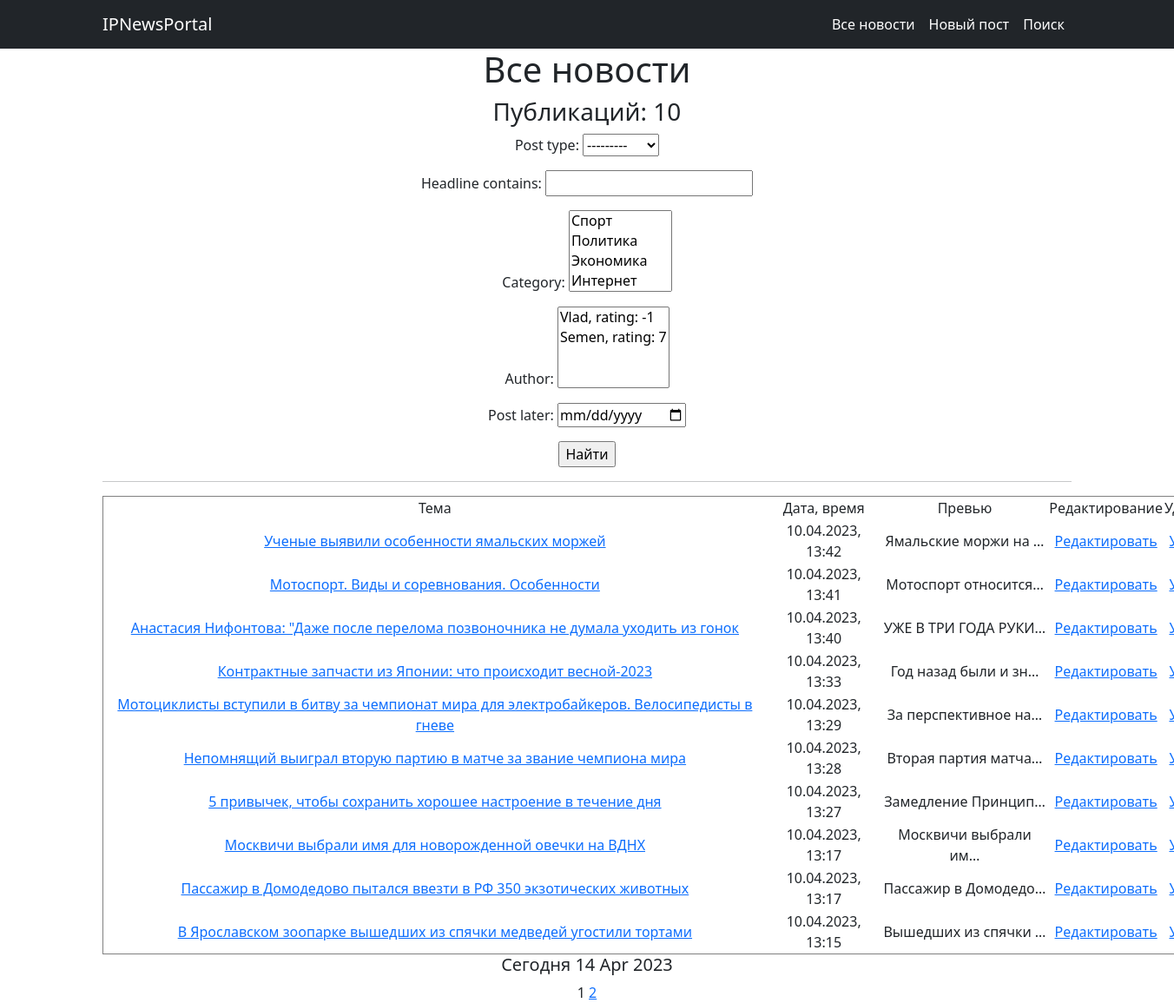
The page /news/search/ on the database as committed earlier.
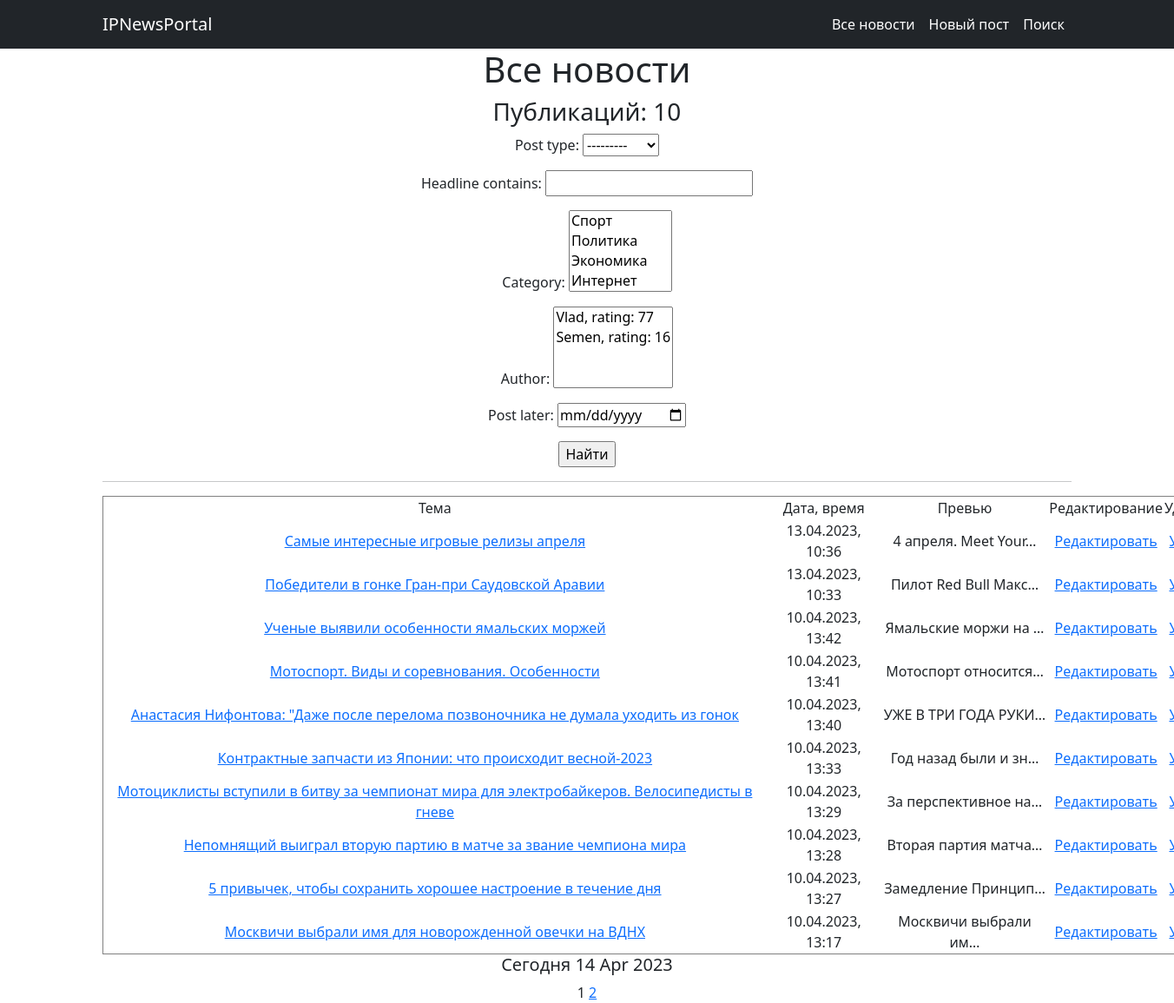
The same page on the database as committed later.
### PortalApp/models.py (models this page shows, shortened)
class Post(models.Model):
    author = models.ForeignKey('Author', on_delete=models.CASCADE)
    post_type = models.CharField(max_length=4, choices=PostType, default=news)
    date_time = models.DateTimeField(auto_now_add=True)
    category = models.ManyToManyField('Category', through='PostCategory')
    headline = models.CharField(max_length=255)
    text = models.TextField()
    rating = models.IntegerField(default=0)

### PortalApp/views.py (the view)
# urls.py: path('search/', SearchPost.as_view(), name='search_posts'),
class SearchPost(ListView):
    model = Post
    ordering = '-date_time'
    template_name = 'search.html'
    context_object_name = 'search_post'    #обращение
    paginate_by = 10
    def get_queryset(self):
        queryset = super().get_queryset()
        self.filterset = PostFilter(self.request.GET, queryset)
        return self.filterset.qs
    def get_context_data(self, **kwargs):
        context = super().get_context_data(**kwargs)
        context['filterset'] = self.filterset
        return context

### PortalApp/models.py (called while the page is built)
    def __str__(self):
        return f'{self.user}, rating: {self.rating}'

    def __str__(self):
        return self.category_name

### PortalApp/templatetags/custom_filters.py (called while the page is built)
@register.filter()
def censor(value):
    if not isinstance(value,str):
        raise ValueError('Тип должен быть строковый')
    bad_words = ['редиска', 'дурак']
    words = value.split()
    for i in range(len(words)):
        word = words[i]
        if word.lower() in bad_words:
            words[i] =words[i][0] + '*' * len(word)
    censored_value = ' '.join(words)
    return censored_value

### PortalApp/templatetags/custom_tags.py (called while the page is built)
@register.simple_tag()
def current_time(format_string='%b %d %Y'):
    return datetime.utcnow().strftime(format_string)

@register.simple_tag(takes_context=True)
def url_replace(context, **kwargs):
    d = context['request'].GET.copy()
    for k, v in kwargs.items():
        d[k] = v
    return d.urlencode()

### templates/search.html (shortened to what this page needs)
{% extends 'flatpages/default.html' %}
{% load custom_filters %}
{% load custom_tags %}
{% block content %}
<h1>Все новости</h1>
<h3>Публикаций: {{ search_post|length }}</h3>
    <form action="" method="get">
           {{ filterset.form.as_p }}
           <input type="submit" value="Найти" />
     </form>
<hr>
{% if search_post %}
    <table border="1" width="1300" style="border-collapse:collapse;">
        <tr>
            <td>Тема</td>
            <td>Дата, время</td>
            <td>Превью</td>
            <td>Редактирование</td>
            <td>Удаление</td>
        </tr>
        {% for search_post in search_post %}
        <tr>
            <td><a href="http://127.0.0.1:8000/news/{{ search_post.pk }}">{{ search_post.headline|censor }}</a></td>
            <td>{{ search_post.date_time|date:"d.m.Y" }}, {{ search_post.date_time|time:"H:i" }}</td>
            <td>{{ search_post.text|truncatechars:20|censor }}</td>
            <td><a href="http://127.0.0.1:8000/news/{{ search_post.pk }}/update/">Редактировать</a></td>
            <td><a href="http://127.0.0.1:8000/news/{{ search_post.pk }}/delete/">Удалить</a></td>
        </tr>
        {% endfor %}
    </table>
<h5>Сегодня {% current_time '%d %b %Y' %}</h5>
{% else %}
<h2>Новостей нет</h2>
{% endif%}
{{ page_obj.number }}
{% if page_obj.has_next %}
    <a href="?{% url_replace page=page_obj.next_page_number %}">{{ page_obj.next_page_number }}</a>
{% endif %}
{% endblock content %}

Rows that differ between the two databases and show on the page:
no longer on this page (row unchanged): Post: headline|censor "Пассажир в Домодедово пытался ввезти в РФ 350 экзотических животных", date_time "10.04.2023", date_time "13:17", text|censor "Пассажир в Домодедо…"
no longer on this page (row unchanged): Post: headline|censor "В Ярославском зоопарке вышедших из спячки медведей угостили тортами", date_time "10.04.2023", date_time "13:15", text|censor "Вышедших из спячки …"
added Post: headline|censor "Самые интересные игровые релизы апреля", date_time "13.04.2023", date_time "10:36", text|censor "4 апреля. Meet Your…"
added Post: headline|censor "Победители в гонке Гран-при Саудовской Аравии", date_time "13.04.2023", date_time "10:33", text|censor "Пилот Red Bull Макс…"
Other text that changed with them:
form field author: "Vlad, rating: -1 / Semen, rating: 7" → "Vlad, rating: 77 / Semen, rating: 16"
